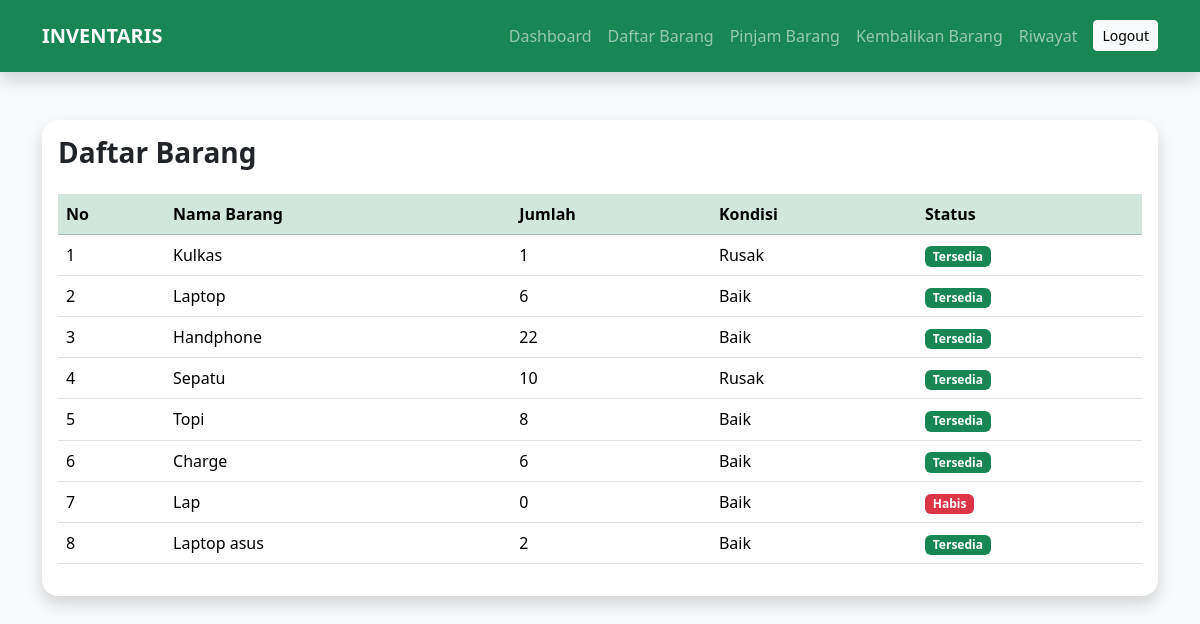
The page /barang.php (signed in) on the database its author committed.
### tables this page shows
CREATE TABLE `barang` (
  `id_barang` int(11) NOT NULL,
  `nama_barang` varchar(100) DEFAULT NULL,
  `jumlah` int(11) DEFAULT NULL,
  `kondisi_barang` varchar(50) DEFAULT NULL
);

### barang.php (the view, shortened to what this page needs)
<?php
include "../koneksi.php";
include "../inc/header_user.php";
$data = mysqli_query($conn,
"SELECT * FROM barang");
?>
<!DOCTYPE html>
<html lang="en">
<head>
    <link href="https://cdn.jsdelivr.net/npm/bootstrap@5.3.8/dist/css/bootstrap.min.css" rel="stylesheet">
</head>
<body class="bg-light">
<div class="container mt-5">
    <div class="card shadow border-0 rounded-4">
        <div class="card-body">
            <h3 class="fw-bold mb-4">Daftar Barang</h3>
            <table class="table table-hover">
                <tr class="table-success">
                    <th>No</th>
                    <th>Nama Barang</th>
                    <th>Jumlah</th>
                    <th>Kondisi</th>
                    <th>Status</th>
                </tr>
                <?php
                $no = 1;
                while($d = mysqli_fetch_array($data)){
                ?>
                <tr>
                    <td><?= $no++; ?></td>
                    <td><?= $d['nama_barang']; ?></td>
                    <td><?= $d['jumlah']; ?></td>
                    <td><?= $d['kondisi_barang']; ?></td>
                    <td>
                        <?php
                        if($d['jumlah'] > 0){
                            echo "<span class='badge bg-success'>Tersedia</span>";
                        }else{
                            echo "<span class='badge bg-danger'>Habis</span>";
                        }
                        ?>
                    </td>
                </tr>
                <?php } ?>
            </table>
        </div>
    </div>
</div>
</body>
</html>

### rows shown on the page
barang: nama_barang "Kulkas", jumlah "1", kondisi_barang "Rusak", shows "Tersedia"
barang: nama_barang "Laptop", jumlah "6", kondisi_barang "Baik", shows "Tersedia"
barang: nama_barang "Handphone", jumlah "22", kondisi_barang "Baik", shows "Tersedia"
barang: nama_barang "Sepatu", jumlah "10", kondisi_barang "Rusak", shows "Tersedia"
barang: nama_barang "Topi", jumlah "8", kondisi_barang "Baik", shows "Tersedia"
barang: nama_barang "Charge", jumlah "6", kondisi_barang "Baik", shows "Tersedia"
barang: nama_barang "Lap", jumlah "0", kondisi_barang "Baik", shows "Habis"
barang: nama_barang "Laptop asus", jumlah "2", kondisi_barang "Baik", shows "Tersedia"
